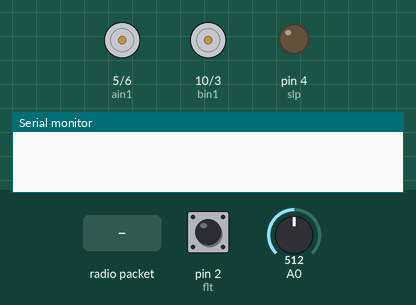
This sketch was run on a simulated Arduino Uno, built with avr-gcc and run on an emulated ATmega328P. On the bench: motor-driver pin pairs drawn as motors (green arrow = first pin HIGH = forward, orange = second pin HIGH = backward, longer = more drive), output pins drawn as LEDs (lit = HIGH), the last lines printed to the serial monitor. Inputs (shaded band) come from the test bench; at power-on: pin 2 (flt) HIGH, A0 = 512. No radio packets arrive unless stated.

Above: at 1.2 s.
1.3 s: radio packet "1" arrives
At 2.0 s:
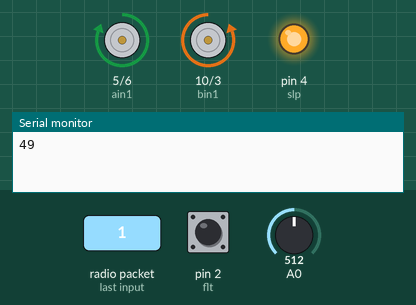
Timing chart, 0 to 4.3 s (numbered marks = the images above; inputs shaded):
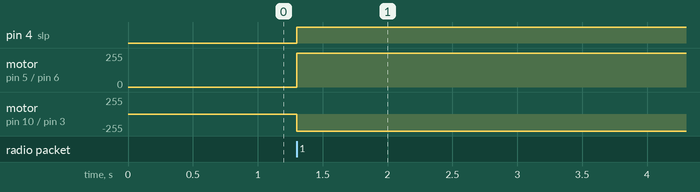

Measured:
- after the input at 1.3 s, pin 4 (slp): LOW → HIGH at once; motor on pin 5 (ain1) / pin 6 (ain2): stopped → forward 255/255 at once; motor on pin 10 (bin1) / pin 3 (bin2): stopped → backward 255/255 at once

The sketch:

receiver.ino
```cpp
//Fabiolus
//the_fabiolous@hotmail.com
//2020/09/28

// Library: TMRh20/RF24, https://github.com/tmrh20/RF24/

#include <SPI.h>
#include <nRF24L01.h>
#include <RF24.h>
RF24 myRadio(8, 9); // CE, CSN

//address through which two modules communicate.
const byte address[6] = "00001";


struct package
{
  int joyposX;
  int joyposY;
  int potValue1;
  int potValue2;
  int modeNow;
};

typedef struct package Package;
Package data;

// global variables
#define ain1  5  // Motor A input 1
#define ain2  6  // Motor A input 2
#define bin1  10 // Motor B input 1
#define bin2  3 // Motor B input 2
#define slp  4  // DRV8833 sleep/enable
#define flt  2   // overcurrent/overheat fault

// Define Joystick Connections
//#define joyX A0
//#define joyY A1

int joyposX = 512;
int joyposY = 512;

//int MotorSpeed1 = 0;
//int MotorSpeed2 = 0;

// Speed control potentiometers
//int SpeedControl = A2;


void setup() {

  while (!Serial);

  Serial.begin(9600);
  myRadio.begin();
  //set the address
  myRadio.openReadingPipe(0, address);
  myRadio.setChannel(115);
  myRadio.setPALevel(RF24_PA_MAX);
  myRadio.setDataRate( RF24_250KBPS );
  //Set module as receiver
  myRadio.startListening();

  pinMode(ain1, OUTPUT);
  pinMode(ain2, OUTPUT);
  pinMode(bin1, OUTPUT);
  pinMode(bin2, OUTPUT);
  pinMode(slp, OUTPUT);
  pinMode(flt, INPUT_PULLUP);
  digitalWrite(ain1, LOW);
  digitalWrite(ain2, LOW);
  digitalWrite(bin1, LOW);
  digitalWrite(bin2, LOW);
}

void loop() {

  if ( myRadio.available())
  {
    myRadio.read( &data, sizeof(data) );
    // put your main code here, to run repeatedly:
    joyposX = analogRead(joyposX);
    joyposY = analogRead(joyposY);
    //  MotorSpeed1 = analogRead(SpeedControl);
    // MotorSpeed2 = analogRead(SpeedControl);


    Serial.println(data.joyposX);
    // Serial.println(data.joyposY);
    // Serial.println(data.potValue1);
    //Serial.println(joyposY);

    // check for a fault
    if (digitalRead(flt) != LOW) {


      if (data.joyposX > 510)
      {
        // enable DRV8833
        digitalWrite(slp, HIGH);
        // MotorSpeed1 = map(data.joyposX, 510, 1023, 0, 255);
        // MotorSpeed2 = map(data.joyposX, 510, 1023, 0, 255);
        // This is forward
        digitalWrite(ain1, LOW);
        digitalWrite(ain2, HIGH);
        digitalWrite(bin1, HIGH);
        digitalWrite(bin2, LOW);

      }

      else if (data.joyposX < 480)
      {
        // enable DRV8833
        digitalWrite(slp, HIGH);
        //MotorSpeed1 = map(data.joyposX, 480, 0, 0, 255);
        // MotorSpeed2 = map(data.joyposX, 480, 0, 0, 255);

        // This is forward
        digitalWrite(ain1, HIGH);
        digitalWrite(ain2, LOW);
        digitalWrite(bin1, LOW);
        digitalWrite(bin2, HIGH);

      }
      else  if (data.joyposY < 505)
      {
        // enable DRV8833
        digitalWrite(slp, HIGH);
        // MotorSpeed1 = map(data.joyposY, 505, 0, 0, 255);
        // MotorSpeed2 = map(data.joyposY, 505, 0, 0, 255);

        // This is forward
        digitalWrite(ain1, HIGH);
        digitalWrite(ain2, LOW);
        digitalWrite(bin1, HIGH);
        digitalWrite(bin2, LOW);

      }
      else  if (data.joyposY > 520)
      {
        // enable DRV8833
        digitalWrite(slp, HIGH);
        //MotorSpeed1 = map(data.joyposY, 520, 1023, 0, 255);
        // MotorSpeed2 = map(data.joyposY, 520, 1023, 0, 255);

        // This is forward
        digitalWrite(ain1, LOW);
        digitalWrite(ain2, HIGH);
        digitalWrite(bin1, LOW);
        digitalWrite(bin2, HIGH);

      }
      else {
        digitalWrite(ain1, LOW);
        digitalWrite(ain2, LOW);
        digitalWrite(bin1, LOW);
        digitalWrite(bin2, LOW);
        // disable DRV8833, conserve power
        digitalWrite(slp, LOW);
      }
    }
    //else {

    //  digitalWrite(ain1, LOW);
    //  digitalWrite(ain2, LOW);
    //  digitalWrite(bin1, LOW);
    //  digitalWrite(bin2, LOW);
    // disable DRV8833, conserve power
    // digitalWrite(slp, LOW);
    //}

    delay(20);
  }
}
```
